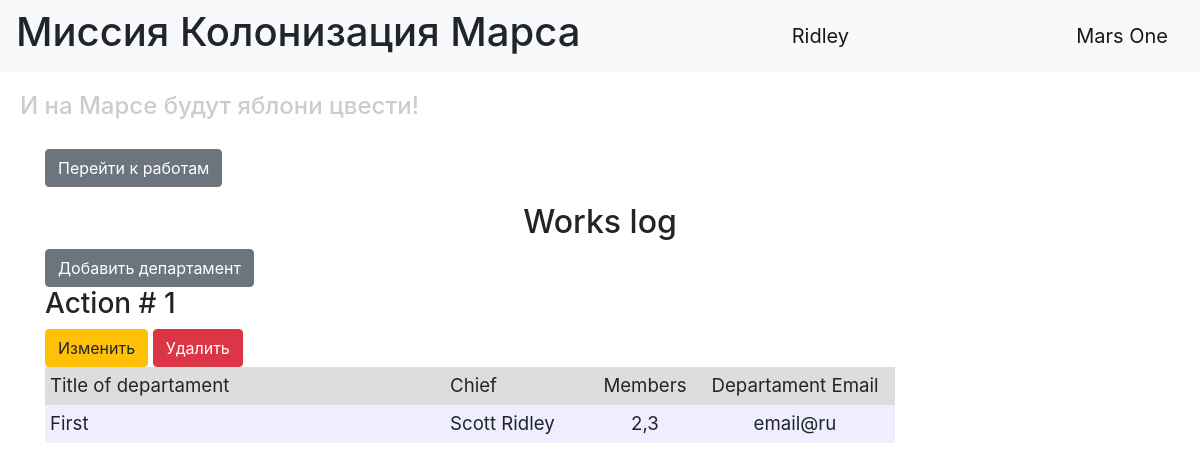
Page /departaments (signed in) on the committed database.
### backend/data/users.py (models this page shows, shortened)
class User(SqlAlchemyBase, UserMixin):
    __tablename__ = "users"
    id = sqlalchemy.Column(sqlalchemy.Integer, primary_key=True, autoincrement=True)
    surname = sqlalchemy.Column(sqlalchemy.String, nullable=True)
    name = sqlalchemy.Column(sqlalchemy.String, nullable=True)
    age = sqlalchemy.Column(sqlalchemy.Integer, nullable=True)
    position = sqlalchemy.Column(sqlalchemy.String, nullable=True)
    speciality = sqlalchemy.Column(sqlalchemy.String, nullable=True)
    address = sqlalchemy.Column(sqlalchemy.String, nullable=True)
    email = sqlalchemy.Column(sqlalchemy.String, index=True, unique=True, nullable=True)
    hashed_password = sqlalchemy.Column(sqlalchemy.String, nullable=True)
    modified_date = sqlalchemy.Column(
        sqlalchemy.DateTime, default=datetime.datetime.now
    )
    jobs = relationship("Jobs", back_populates="user")
    departaments = relationship("Departament", back_populates="user")

### backend/data/departaments.py (models this page shows)
class Departament(SqlAlchemyBase):
    __tablename__ = "department"
    id = sqlalchemy.Column(sqlalchemy.Integer, primary_key=True, autoincrement=True)
    title = sqlalchemy.Column(sqlalchemy.String, nullable=True)
    chief = sqlalchemy.Column(sqlalchemy.Integer, sqlalchemy.ForeignKey("users.id"))
    members = sqlalchemy.Column(sqlalchemy.String, nullable=True)
    email = sqlalchemy.Column(sqlalchemy.String, nullable=True)
    user = orm.relationship("User")

### main.py (the view)
@app.route("/departaments")
def show_departaments():
    session = db_session.create_session()
    departaments = session.query(Departament).all()
    users = session.query(User).all()
    names = {name.id: (name.surname, name.name) for name in users}
    return render_template(
        "departaments.html",
        departaments=departaments,
        names=names,
        title="Список департаментов",
    )

### backend/data/db_session.py (called while the page is built)
def create_session() -> Session:
    global __factory
    return __factory()

### main.py (called while the page is built)
@login_manager.user_loader
def load_user(user_id):
    db_sess = db_session.create_session()
    return db_sess.get(User, user_id)

### templates/departaments.html (shortened to what this page needs)
{% extends "base.html" %}
{% block content %}
<p>
    <a href="/" class="btn btn-secondary">
        Перейти к работам
    </a>
</p>
<h2 align="center">Works log</h2>
{% if current_user.is_authenticated %}
    <a href="/add_departament" class="btn btn-secondary">Добавить департамент</a>
{% endif %}
{% for departament in departaments %}
<h3>Action # {{ departament.id }}</h3>
<div class="table_container">
    <table class="my_table">
        <tr class="my_row">
            <td class="title" width="400px" bgcolor="#dddddd">Title of departament</td>
            <td class="title" width="150px" bgcolor="#dddddd">Chief</td>
            <td class="title" width="100px" bgcolor="#dddddd" align="center">Members</td>
            <td class="title" width="200px" bgcolor="#dddddd" align="center">Departament Email</td>
        </tr>
        <tr class="my_row">
            <td class="ordinary" bgcolor="#eeeeff">{{ departament.title.capitalize() }}</td>
            <td class="ordinary" bgcolor="#eeeeff">{{ names[departament.chief][0] }} {{ names[departament.chief][1] }}</td>
            <td class="ordinary" bgcolor="#eeeeff" align="center">{{ departament.members }} </td>
            <td class="ordinary" bgcolor="#eeeeff" align="center">{{ departament.email }}</td>
        </tr>
        <tr>
            {% if current_user.is_authenticated and current_user == departament.user %}
                <div>
                    <a href="/departaments/{{ departament.id }}" class="btn btn-warning">
                        Изменить
                    </a>
                    <a href="/departaments_delete/{{ departament.id }}" class="btn btn-danger">
                        Удалить
                    </a>
                </div>
            {% endif %}
        </tr>
    </table>
</div>
<br>
{% endfor %}
{% endblock %}

### templates/base.html (shortened to what this page needs)
<!DOCTYPE html>
<html lang="en">
<head>
    <link rel="stylesheet" href="https://stackpath.bootstrapcdn.com/bootstrap/4.4.1/css/bootstrap.min.css">
    <link rel="stylesheet" type="text/css" href="../static/css/style.css" />
</head>
  <body>
    <header>
      <nav class="navbar navbar-light bg-light">
          <h1>Миссия Колонизация Марса</h1>
          {% if current_user.is_authenticated %}
              <a class="navbar-brand" href="/logout">{{ current_user.name }}</a>
          {% else %}
              <p>
                  <a class="btn btn-primary " href="/register">Зарегистрироваться</a>
                  <a class="btn btn-success" href="/login">Войти</a>
              </p>
          {% endif %}
        <a class="navbar-brand" href="#">Mars One</a>
      </nav>
        <h4>И на Марсе будут яблони цвести!</h4>
    </header>
    <main role="main" class="container">
        {% block content %}{% endblock %}
    </main>
  </body>
</html>

### static/css/style.css (style rules this page uses)
td.title { background-color: "#dddddd"; text-align: "center"; font-size: 14pt; padding: 5px; }
td.ordinary { background-color: "#eeeeff"; text-align: "center"; font-size: 14pt; padding: 5px; }
h4 { color: #cccccc; padding: 20px; }
p { font-size: 14pt; }

### rows in the picture
User: name "Ridley"
Departament: id "1", title "First", chief.surname "Scott", chief.name "Ridley", members "2,3", email "email@ru"
